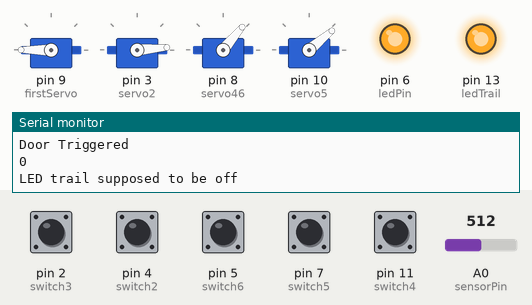
The sketch below on a simulated Arduino Uno, built with avr-gcc and run on an emulated ATmega328P. Parts: 4 × servo, output pins drawn as LEDs (lit = HIGH), the last lines printed to the serial monitor. Inputs (shaded band) come from the test bench; at power-on: pin 2 (switch3), pin 4 (switch2), pin 5 (switch6), pin 7 (switch5), pin 11 (switch4) LOW, A0 (sensorPin) = 512.

Above: at 1.2 s.
1.3 s: pin 2 (switch3) pulled HIGH for 0.15 s
At 2.1 s:
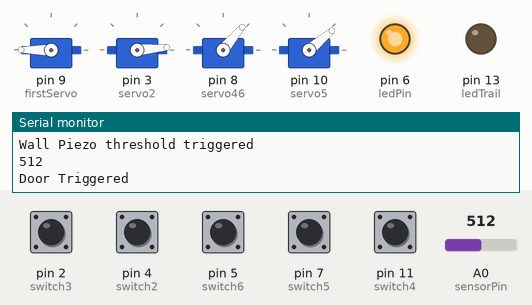
2.9 s: pin 4 (switch2) pulled HIGH for 0.15 s
At 4.1 s:
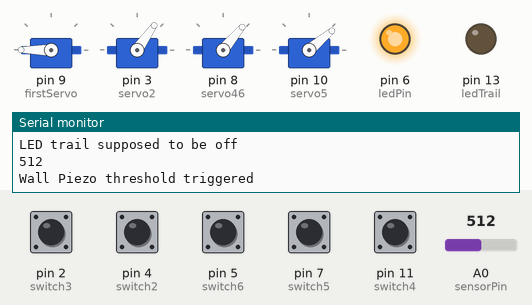
4.5 s: pin 7 (switch5) pulled HIGH for 0.15 s
At 5.8 s:
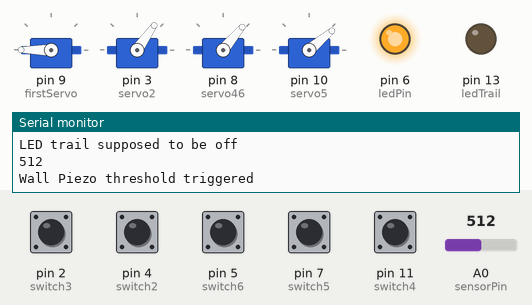
6.1 s: pin 11 (switch4) pulled HIGH for 0.15 s
At 6.5 s:
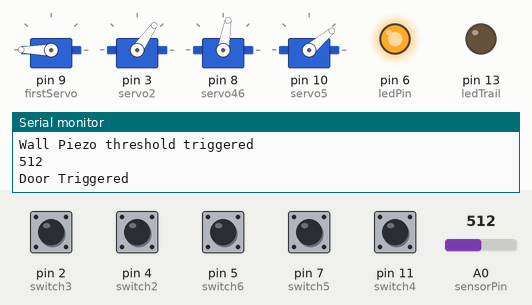
7.7 s: pin 7 (switch5) pulled HIGH for 1 s
At 8.5 s:
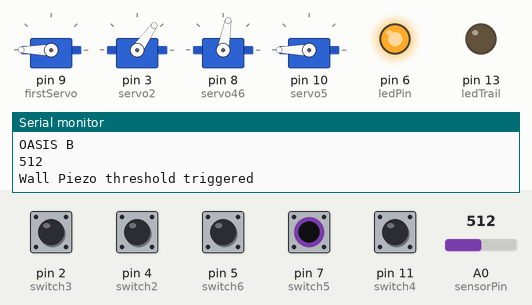
10.2 s: pin 5 (switch6) pulled HIGH for 0.15 s
At 11.6 s:
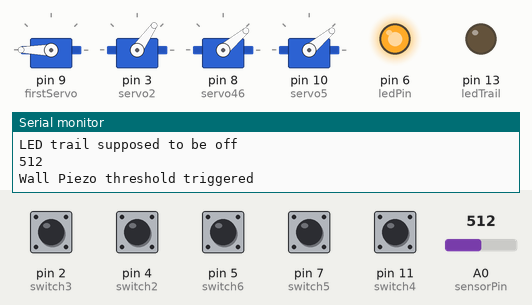
Timing chart, 0 to 13.2 s (numbered marks = the images above; inputs shaded):
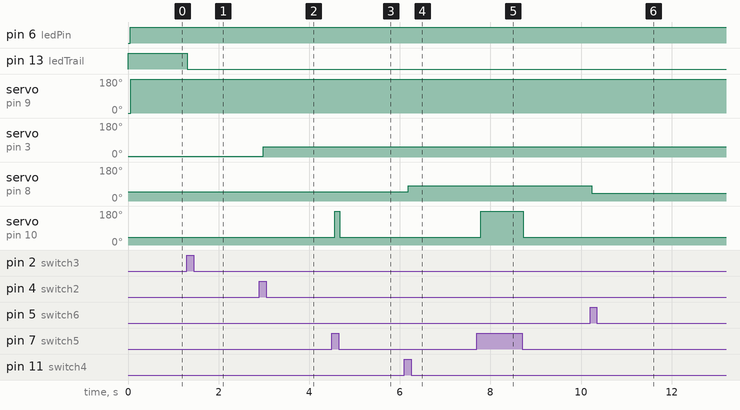

Measured:
- after the input at 1.3 s, pin 13 (ledTrail): HIGH → LOW at once
- after the input at 2.9 s, servo on pin 3 (servo2): 5° → 55° after 0.09 s
- after the input at 4.5 s, servo on pin 10 (servo5): 40° → 180° after 0.06 s, → 40° 0.10 s later
- after the input at 6.1 s, servo on pin 8 (servo46): 50° → 80° after 0.08 s
- after the input at 7.7 s, servo on pin 10 (servo5): 40° → 180° after 0.09 s, → 40° 0.94 s later
- after the input at 10.2 s, servo on pin 8 (servo46): 80° → 40° at once

The sketch:

6_Interactions_Functionality_Playtest.ino
```cpp
#include <Servo.h>

Servo firstServo; //interaction 1
int sensorVal;  //value register from piezo
const int sensorPin = A0;  //piezo
int ledPin = 6;  //fire in the village

int wallHit = 0;
//------------------------------------
Servo servo2;  // create servo object to control a servo
const int switch2 = 4;  // switch Aang to Zuko
int switch2State = 0;

bool interaction2 = false;
//------------------------------------
const int switch3 = 2;  // switch Aang to Koh
const int ledTrail = 13;    //LED trail to pin 13
int switch3State = 0;

bool interaction3 = false;
//------------------------------------
Servo servo46;  // moon Yue servo
const int switch4 = 11;  // switch fireball to koi
int switch4State = 0;

const int switch6 = 5; //switch Yue to Koi
int switch6State = 0;

bool interaction4 = false;
bool interaction6 = false;
//------------------------------------
Servo servo5;  // Kaiju
const int switch5 = 7;  // switch Aang to oasis
int switch5State = 0;
bool interaction5 = false;


void setup() {
  firstServo.attach(9);  //first servo to pin 9
  pinMode(ledPin, OUTPUT); //fire village LED
  digitalWrite(ledPin, LOW);
  Serial.begin(9600);
//------------------------------------
 servo2.attach(3); //2nd servo to pin 3
  pinMode(switch2, INPUT);  //
 Serial.begin(9600);
 servo2.write(5);
//------------------------------------
  pinMode(ledTrail, OUTPUT);
  pinMode(switch3, INPUT);
  digitalWrite(ledTrail, HIGH);
  //------------------------------------
 servo46.attach(8); //4/6 servo to pin 8
  pinMode(switch4, INPUT);
  pinMode(switch6, INPUT);
  servo46.write(50);
 Serial.begin(9600);
  //------------------------------------
 servo5.attach(10); //5th servo to pin 10
  pinMode(switch5, INPUT);
 Serial.begin(9600);
}

void loop() {
//------------------------------------interaction 1
  sensorVal = analogRead(sensorPin);
  Serial.println(sensorVal);

  if (sensorVal >= 23) {
    wallHit++;
    Serial.println("Wall Piezo threshold triggered");
    Serial.println(sensorVal);
  }

  if (wallHit > 1) {
    digitalWrite(ledPin, HIGH);
    firstServo.write(180);
    Serial.println("Door Triggered");
  } else {
    firstServo.write(0);
  }
//------------------------------------interaction 2
  switch2State = digitalRead(switch2);

  if (switch2State == HIGH) {
    servo2.write(55);
    Serial.println("cave Curtain was Triggered");
  } else {
    //servo2.write(0);
  }
//------------------------------------interaction 3
   switch3State = digitalRead(switch3);

   Serial.println(switch3State);
  if (switch3State == HIGH) {
    digitalWrite(ledTrail, LOW);  //LED on
    Serial.println("LED trail triggered");
  } else {
    Serial.println("LED trail supposed to be off");
    //digitalWrite(ledTrail, LOW);  //LED off
  }
//------------------------------------interaction 4/6
  switch4State = digitalRead(switch4);
  switch6State = digitalRead(switch6);

  //Serial.write("test");
  if (switch4State == HIGH) {
    servo46.write(80);                    // waits 15 ms for the servo to reach the position
  } else {
    //servo46.write(80);
  }

  if (switch6State == HIGH) {
    servo46.write(40);                    // waits 15 ms for the servo to reach the position
    Serial.println("servo switch 6 triggered");
  } else {
    //servo46.write(80);
  }
//------------------------------------interaction 5
  switch5State = digitalRead(switch5);

  if (switch5State == HIGH) {
    servo5.write(180);                    // waits 15 ms for the servo to reach the position
    Serial.println("OASIS B");
  } else {
    servo5.write(40);
  }
}
```
